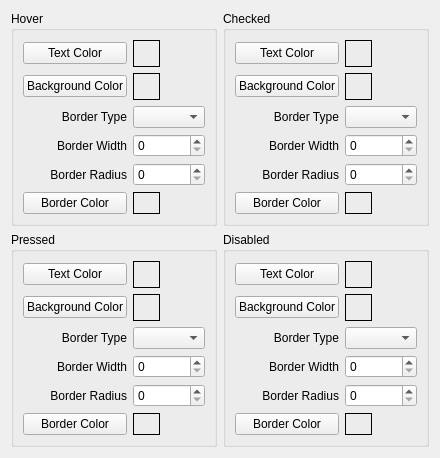
          <widget class="QWidget" name="tab_23">
           <attribute name="title">
            <string>States</string>
           </attribute>
           <layout class="QGridLayout" name="gridLayout_15">
            <item row="0" column="0">
             <widget class="QGroupBox" name="groupBox_20">
              <property name="title">
               <string>Hover</string>
              </property>
              <layout class="QGridLayout" name="gridLayout_16">
               <item row="2" column="1">
                <widget class="QComboBox" name="cb_border_type_hover"/>
               </item>
               <item row="1" column="1">
                <widget class="QLabel" name="cb_bg_color_hover_lb">
                 <property name="minimumSize">
                  <size>
                   <width>27</width>
                   <height>27</height>
                  </size>
                 </property>
                 <property name="maximumSize">
                  <size>
                   <width>27</width>
                   <height>27</height>
                  </size>
                 </property>
                 <property name="frameShape">
                  <enum>QFrame::Box</enum>
                 </property>
                 <property name="text">
                  <string/>
                 </property>
                 <property name="alignment">
                  <set>Qt::AlignCenter</set>
                 </property>
                </widget>
               </item>
               <item row="2" column="0">
                <widget class="QLabel" name="label_35">
                 <property name="text">
                  <string>Border Type</string>
                 </property>
                 <property name="alignment">
                  <set>Qt::AlignRight|Qt::AlignTrailing|Qt::AlignVCenter</set>
                 </property>
                </widget>
               </item>
               <item row="1" column="0">
                <widget class="QPushButton" name="cb_bg_color_hover">
                 <property name="text">
                  <string>Background Color</string>
                 </property>
                 <property name="qss" stdset="0">
                  <string>background-color</string>
                 </property>
                 <property name="label" stdset="0">
                  <string>cb_bg_color_hover_lb</string>
                 </property>
                 <property name="var" stdset="0">
                  <string>cb_bg_color_sel_hover</string>
                 </property>
                </widget>
               </item>
               <item row="4" column="1">
                <widget class="QSpinBox" name="cb_border_radius_hover">
                 <property name="maximum">
                  <number>100</number>
                 </property>
                 <property name="value">
                  <number>0</number>
                 </property>
                </widget>
               </item>
               <item row="3" column="0">
                <widget class="QLabel" name="label_69">
                 <property name="text">
                  <string>Border Width</string>
                 </property>
                 <property name="alignment">
                  <set>Qt::AlignRight|Qt::AlignTrailing|Qt::AlignVCenter</set>
                 </property>
                </widget>
               </item>
               <item row="4" column="0">
                <widget class="QLabel" name="label_70">
                 <property name="text">
                  <string>Border Radius</string>
                 </property>
                 <property name="alignment">
                  <set>Qt::AlignRight|Qt::AlignTrailing|Qt::AlignVCenter</set>
                 </property>
                </widget>
               </item>
               <item row="0" column="1">
                <widget class="QLabel" name="cb_text_color_hover_lb">
                 <property name="minimumSize">
                  <size>
                   <width>27</width>
                   <height>27</height>
                  </size>
                 </property>
                 <property name="maximumSize">
                  <size>
                   <width>27</width>
                   <height>27</height>
                  </size>
                 </property>
                 <property name="frameShape">
                  <enum>QFrame::Box</enum>
                 </property>
                 <property name="text">
                  <string/>
                 </property>
                 <property name="alignment">
                  <set>Qt::AlignCenter</set>
                 </property>
                </widget>
               </item>
               <item row="3" column="1">
                <widget class="QSpinBox" name="cb_border_width_hover">
                 <property name="maximum">
                  <number>100</number>
                 </property>
                 <property name="value">
                  <number>0</number>
                 </property>
                </widget>
               </item>
               <item row="0" column="0">
                <widget class="QPushButton" name="cb_fg_color_hover">
                 <property name="text">
                  <string>Text Color</string>
                 </property>
                 <property name="checked">
                  <bool>false</bool>
                 </property>
                 <property name="qss" stdset="0">
                  <string>color</string>
                 </property>
                 <property name="label" stdset="0">
                  <string>cb_text_color_hover_lb</string>
                 </property>
                 <property name="var" stdset="0">
                  <string>cb_fg_color_sel_hover</string>
                 </property>
                </widget>
               </item>
               <item row="5" column="0">
                <widget class="QPushButton" name="cb_border_color_hover">
                 <property name="text">
                  <string>Border Color</string>
                 </property>
                 <property name="qss" stdset="0">
                  <string>border-color</string>
                 </property>
                 <property name="label" stdset="0">
                  <string>cb_border_color_hover_lb</string>
                 </property>
                 <property name="var" stdset="0">
                  <string>cb_border_color_sel_hover</string>
                 </property>
                </widget>
               </item>
               <item row="5" column="1">
                <widget class="QLabel" name="cb_border_color_hover_lb">
                 <property name="maximumSize">
                  <size>
                   <width>27</width>
                   <height>27</height>
                  </size>
                 </property>
                 <property name="frameShape">
                  <enum>QFrame::Box</enum>
                 </property>
                 <property name="text">
                  <string/>
                 </property>
                 <property name="alignment">
                  <set>Qt::AlignCenter</set>
                 </property>
                </widget>
               </item>
              </layout>
             </widget>
            </item>
            <item row="2" column="1">
             <widget class="QGroupBox" name="groupBox_9">
              <property name="title">
               <string>Disabled</string>
              </property>
              <layout class="QGridLayout" name="gridLayout_17">
               <item row="1" column="0">
                <widget class="QPushButton" name="cb_bg_color_disabled">
                 <property name="text">
                  <string>Background Color</string>
                 </property>
                 <property name="qss" stdset="0">
                  <string>background-color</string>
                 </property>
                 <property name="label" stdset="0">
                  <string>cb_bg_color_disabled_lb</string>
                 </property>
                 <property name="var" stdset="0">
                  <string>cb_bg_color_sel_disabled</string>
                 </property>
                </widget>
               </item>
               <item row="3" column="1">
                <widget class="QSpinBox" name="cb_border_width_disabled">
                 <property name="maximum">
                  <number>100</number>
                 </property>
                 <property name="value">
                  <number>0</number>
                 </property>
                </widget>
               </item>
               <item row="4" column="0">
                <widget class="QLabel" name="label_71">
                 <property name="text">
                  <string>Border Radius</string>
                 </property>
                 <property name="alignment">
                  <set>Qt::AlignRight|Qt::AlignTrailing|Qt::AlignVCenter</set>
                 </property>
                </widget>
               </item>
               <item row="4" column="1">
                <widget class="QSpinBox" name="cb_border_radius_disabled">
                 <property name="maximum">
                  <number>100</number>
                 </property>
                 <property name="value">
                  <number>0</number>
                 </property>
                </widget>
               </item>
               <item row="0" column="0">
                <widget class="QPushButton" name="cb_fg_color_disabled">
                 <property name="text">
                  <string>Text Color</string>
                 </property>
                 <property name="checked">
                  <bool>false</bool>
                 </property>
                 <property name="qss" stdset="0">
                  <string>color</string>
                 </property>
                 <property name="label" stdset="0">
                  <string>cb_text_color_disabled_lb</string>
                 </property>
                 <property name="var" stdset="0">
                  <string>cb_fg_color_sel_disabled</string>
                 </property>
                </widget>
               </item>
               <item row="3" column="0">
                <widget class="QLabel" name="label_72">
                 <property name="text">
                  <string>Border Width</string>
                 </property>
                 <property name="alignment">
                  <set>Qt::AlignRight|Qt::AlignTrailing|Qt::AlignVCenter</set>
                 </property>
                </widget>
               </item>
               <item row="1" column="1">
                <widget class="QLabel" name="cb_bg_color_disabled_lb">
                 <property name="minimumSize">
                  <size>
                   <width>27</width>
                   <height>27</height>
                  </size>
                 </property>
                 <property name="maximumSize">
                  <size>
                   <width>27</width>
                   <height>27</height>
                  </size>
                 </property>
                 <property name="frameShape">
                  <enum>QFrame::Box</enum>
                 </property>
                 <property name="text">
                  <string/>
                 </property>
                 <property name="alignment">
                  <set>Qt::AlignCenter</set>
                 </property>
                </widget>
               </item>
               <item row="0" column="1">
                <widget class="QLabel" name="cb_text_color_disabled_lb">
                 <property name="minimumSize">
                  <size>
                   <width>27</width>
                   <height>27</height>
                  </size>
                 </property>
                 <property name="maximumSize">
                  <size>
                   <width>27</width>
                   <height>27</height>
                  </size>
                 </property>
                 <property name="frameShape">
                  <enum>QFrame::Box</enum>
                 </property>
                 <property name="text">
                  <string/>
                 </property>
                 <property name="alignment">
                  <set>Qt::AlignCenter</set>
                 </property>
                </widget>
               </item>
               <item row="2" column="0">
                <widget class="QLabel" name="label_73">
                 <property name="text">
                  <string>Border Type</string>
                 </property>
                 <property name="alignment">
                  <set>Qt::AlignRight|Qt::AlignTrailing|Qt::AlignVCenter</set>
                 </property>
                </widget>
               </item>
               <item row="2" column="1">
                <widget class="QComboBox" name="cb_border_type_disabled"/>
               </item>
               <item row="5" column="0">
                <widget class="QPushButton" name="cb_border_color_disabled">
                 <property name="text">
                  <string>Border Color</string>
                 </property>
                 <property name="qss" stdset="0">
                  <string>border-color</string>
                 </property>
                 <property name="label" stdset="0">
                  <string>cb_border_color_disabled_lb</string>
                 </property>
                 <property name="var" stdset="0">
                  <string>cb_border_color_sel_disabled</string>
                 </property>
                </widget>
               </item>
               <item row="5" column="1">
                <widget class="QLabel" name="cb_border_color_disabled_lb">
                 <property name="maximumSize">
                  <size>
                   <width>27</width>
                   <height>27</height>
                  </size>
                 </property>
                 <property name="frameShape">
                  <enum>QFrame::Box</enum>
                 </property>
                 <property name="text">
                  <string/>
                 </property>
                 <property name="alignment">
                  <set>Qt::AlignCenter</set>
                 </property>
                </widget>
               </item>
              </layout>
             </widget>
            </item>
            <item row="2" column="0">
             <widget class="QGroupBox" name="groupBox_21">
              <property name="title">
               <string>Pressed</string>
              </property>
              <layout class="QGridLayout" name="gridLayout_18">
               <item row="0" column="0">
                <widget class="QPushButton" name="cb_fg_color_pressed">
                 <property name="toolTip">
                  <string/>
                 </property>
                 <property name="text">
                  <string>Text Color</string>
                 </property>
                 <property name="checked">
                  <bool>false</bool>
                 </property>
                 <property name="qss" stdset="0">
                  <string>color</string>
                 </property>
                 <property name="label" stdset="0">
                  <string>cb_text_color_pressed_lb</string>
                 </property>
                 <property name="var" stdset="0">
                  <string>cb_fg_color_sel_pressed</string>
                 </property>
                </widget>
               </item>
               <item row="3" column="1">
                <widget class="QSpinBox" name="cb_border_width_pressed">
                 <property name="maximum">
                  <number>100</number>
                 </property>
                 <property name="value">
                  <number>0</number>
                 </property>
                </widget>
               </item>
               <item row="4" column="0">
                <widget class="QLabel" name="label_74">
                 <property name="text">
                  <string>Border Radius</string>
                 </property>
                 <property name="alignment">
                  <set>Qt::AlignRight|Qt::AlignTrailing|Qt::AlignVCenter</set>
                 </property>
                </widget>
               </item>
               <item row="4" column="1">
                <widget class="QSpinBox" name="cb_border_radius_pressed">
                 <property name="maximum">
                  <number>100</number>
                 </property>
                 <property name="value">
                  <number>0</number>
                 </property>
                </widget>
               </item>
               <item row="2" column="0">
                <widget class="QLabel" name="label_75">
                 <property name="text">
                  <string>Border Type</string>
                 </property>
                 <property name="alignment">
                  <set>Qt::AlignRight|Qt::AlignTrailing|Qt::AlignVCenter</set>
                 </property>
                </widget>
               </item>
               <item row="2" column="1">
                <widget class="QComboBox" name="cb_border_type_pressed"/>
               </item>
               <item row="1" column="0">
                <widget class="QPushButton" name="cb_bg_color_pressed">
                 <property name="toolTip">
                  <string/>
                 </property>
                 <property name="text">
                  <string>Background Color</string>
                 </property>
                 <property name="qss" stdset="0">
                  <string>background-color</string>
                 </property>
                 <property name="label" stdset="0">
                  <string>cb_bg_color_pressed_lb</string>
                 </property>
                 <property name="var" stdset="0">
                  <string>cb_bg_color_sel_pressed</string>
                 </property>
                </widget>
               </item>
               <item row="3" column="0">
                <widget class="QLabel" name="label_76">
                 <property name="text">
                  <string>Border Width</string>
                 </property>
                 <property name="alignment">
                  <set>Qt::AlignRight|Qt::AlignTrailing|Qt::AlignVCenter</set>
                 </property>
                </widget>
               </item>
               <item row="0" column="1">
                <widget class="QLabel" name="cb_text_color_pressed_lb">
                 <property name="minimumSize">
                  <size>
                   <width>27</width>
                   <height>27</height>
                  </size>
                 </property>
                 <property name="maximumSize">
                  <size>
                   <width>27</width>
                   <height>27</height>
                  </size>
                 </property>
                 <property name="frameShape">
                  <enum>QFrame::Box</enum>
                 </property>
                 <property name="text">
                  <string/>
                 </property>
                 <property name="alignment">
                  <set>Qt::AlignCenter</set>
                 </property>
                </widget>
               </item>
               <item row="1" column="1">
                <widget class="QLabel" name="cb_bg_color_pressed_lb">
                 <property name="minimumSize">
                  <size>
                   <width>27</width>
                   <height>27</height>
                  </size>
                 </property>
                 <property name="maximumSize">
                  <size>
                   <width>27</width>
                   <height>27</height>
                  </size>
                 </property>
                 <property name="frameShape">
                  <enum>QFrame::Box</enum>
                 </property>
                 <property name="text">
                  <string/>
                 </property>
                 <property name="alignment">
                  <set>Qt::AlignCenter</set>
                 </property>
                </widget>
               </item>
               <item row="5" column="0">
                <widget class="QPushButton" name="cb_border_color_pressed">
                 <property name="text">
                  <string>Border Color</string>
                 </property>
                 <property name="qss" stdset="0">
                  <string>border-color</string>
                 </property>
                 <property name="label" stdset="0">
                  <string>cb_border_color_pressed_lb</string>
                 </property>
                 <property name="var" stdset="0">
                  <string>cb_border_color_sel_pressed</string>
                 </property>
                </widget>
               </item>
               <item row="5" column="1">
                <widget class="QLabel" name="cb_border_color_pressed_lb">
                 <property name="maximumSize">
                  <size>
                   <width>27</width>
                   <height>27</height>
                  </size>
                 </property>
                 <property name="frameShape">
                  <enum>QFrame::Box</enum>
                 </property>
                 <property name="text">
                  <string/>
                 </property>
                 <property name="alignment">
                  <set>Qt::AlignCenter</set>
                 </property>
                </widget>
               </item>
              </layout>
             </widget>
            </item>
            <item row="0" column="1">
             <widget class="QGroupBox" name="groupBox_24">
              <property name="title">
               <string>Checked</string>
              </property>
              <layout class="QGridLayout" name="gridLayout_42">
               <item row="2" column="0">
                <widget class="QLabel" name="label_94">
                 <property name="text">
                  <string>Border Type</string>
                 </property>
                 <property name="alignment">
                  <set>Qt::AlignRight|Qt::AlignTrailing|Qt::AlignVCenter</set>
                 </property>
                </widget>
               </item>
               <item row="2" column="1">
                <widget class="QComboBox" name="cb_border_type_checked"/>
               </item>
               <item row="0" column="1">
                <widget class="QLabel" name="cb_fg_color_checked_lb">
                 <property name="minimumSize">
                  <size>
                   <width>27</width>
                   <height>27</height>
                  </size>
                 </property>
                 <property name="maximumSize">
                  <size>
                   <width>27</width>
                   <height>27</height>
                  </size>
                 </property>
                 <property name="frameShape">
                  <enum>QFrame::Box</enum>
                 </property>
                 <property name="text">
                  <string/>
                 </property>
                 <property name="alignment">
                  <set>Qt::AlignCenter</set>
                 </property>
                </widget>
               </item>
               <item row="3" column="1">
                <widget class="QSpinBox" name="cb_border_width_checked">
                 <property name="maximum">
                  <number>100</number>
                 </property>
                 <property name="value">
                  <number>0</number>
                 </property>
                </widget>
               </item>
               <item row="1" column="0">
                <widget class="QPushButton" name="cb_bg_color_checked">
                 <property name="toolTip">
                  <string/>
                 </property>
                 <property name="text">
                  <string>Background Color</string>
                 </property>
                 <property name="qss" stdset="0">
                  <string>background-color</string>
                 </property>
                 <property name="label" stdset="0">
                  <string>cb_bg_color_checked_lb</string>
                 </property>
                 <property name="var" stdset="0">
                  <string>cb_bg_color_sel_checked</string>
                 </property>
                </widget>
               </item>
               <item row="4" column="0">
                <widget class="QLabel" name="label_95">
                 <property name="text">
                  <string>Border Radius</string>
                 </property>
                 <property name="alignment">
                  <set>Qt::AlignRight|Qt::AlignTrailing|Qt::AlignVCenter</set>
                 </property>
                </widget>
               </item>
               <item row="0" column="0">
                <widget class="QPushButton" name="cb_fg_color_checked">
                 <property name="toolTip">
                  <string/>
                 </property>
                 <property name="text">
                  <string>Text Color</string>
                 </property>
                 <property name="checked">
                  <bool>false</bool>
                 </property>
                 <property name="qss" stdset="0">
                  <string>color</string>
                 </property>
                 <property name="label" stdset="0">
                  <string>cb_fg_color_checked_lb</string>
                 </property>
                 <property name="var" stdset="0">
                  <string>cb_fg_color_sel_checked</string>
                 </property>
                </widget>
               </item>
               <item row="1" column="1">
                <widget class="QLabel" name="cb_bg_color_checked_lb">
                 <property name="minimumSize">
                  <size>
                   <width>27</width>
                   <height>27</height>
                  </size>
                 </property>
                 <property name="maximumSize">
                  <size>
                   <width>27</width>
                   <height>27</height>
                  </size>
                 </property>
                 <property name="frameShape">
                  <enum>QFrame::Box</enum>
                 </property>
                 <property name="text">
                  <string/>
                 </property>
                 <property name="alignment">
                  <set>Qt::AlignCenter</set>
                 </property>
                </widget>
               </item>
               <item row="4" column="1">
                <widget class="QSpinBox" name="cb_border_radius_checked">
                 <property name="maximum">
                  <number>100</number>
                 </property>
                 <property name="value">
                  <number>0</number>
                 </property>
                </widget>
               </item>
               <item row="3" column="0">
                <widget class="QLabel" name="label_96">
                 <property name="text">
                  <string>Border Width</string>
                 </property>
                 <property name="alignment">
                  <set>Qt::AlignRight|Qt::AlignTrailing|Qt::AlignVCenter</set>
                 </property>
                </widget>
               </item>
               <item row="5" column="0">
                <widget class="QPushButton" name="cb_border_color_checked">
                 <property name="text">
                  <string>Border Color</string>
                 </property>
                 <property name="qss" stdset="0">
                  <string>border-color</string>
                 </property>
                 <property name="label" stdset="0">
                  <string>cb_border_color_checked_lb</string>
                 </property>
                 <property name="var" stdset="0">
                  <string>cb_border_color_sel_checked</string>
                 </property>
                </widget>
               </item>
               <item row="5" column="1">
                <widget class="QLabel" name="cb_border_color_checked_lb">
                 <property name="maximumSize">
                  <size>
                   <width>27</width>
                   <height>27</height>
                  </size>
                 </property>
                 <property name="frameShape">
                  <enum>QFrame::Box</enum>
                 </property>
                 <property name="text">
                  <string/>
                 </property>
                 <property name="alignment">
                  <set>Qt::AlignCenter</set>
                 </property>
                </widget>
               </item>
              </layout>
             </widget>
            </item>
           </layout>
          </widget>
